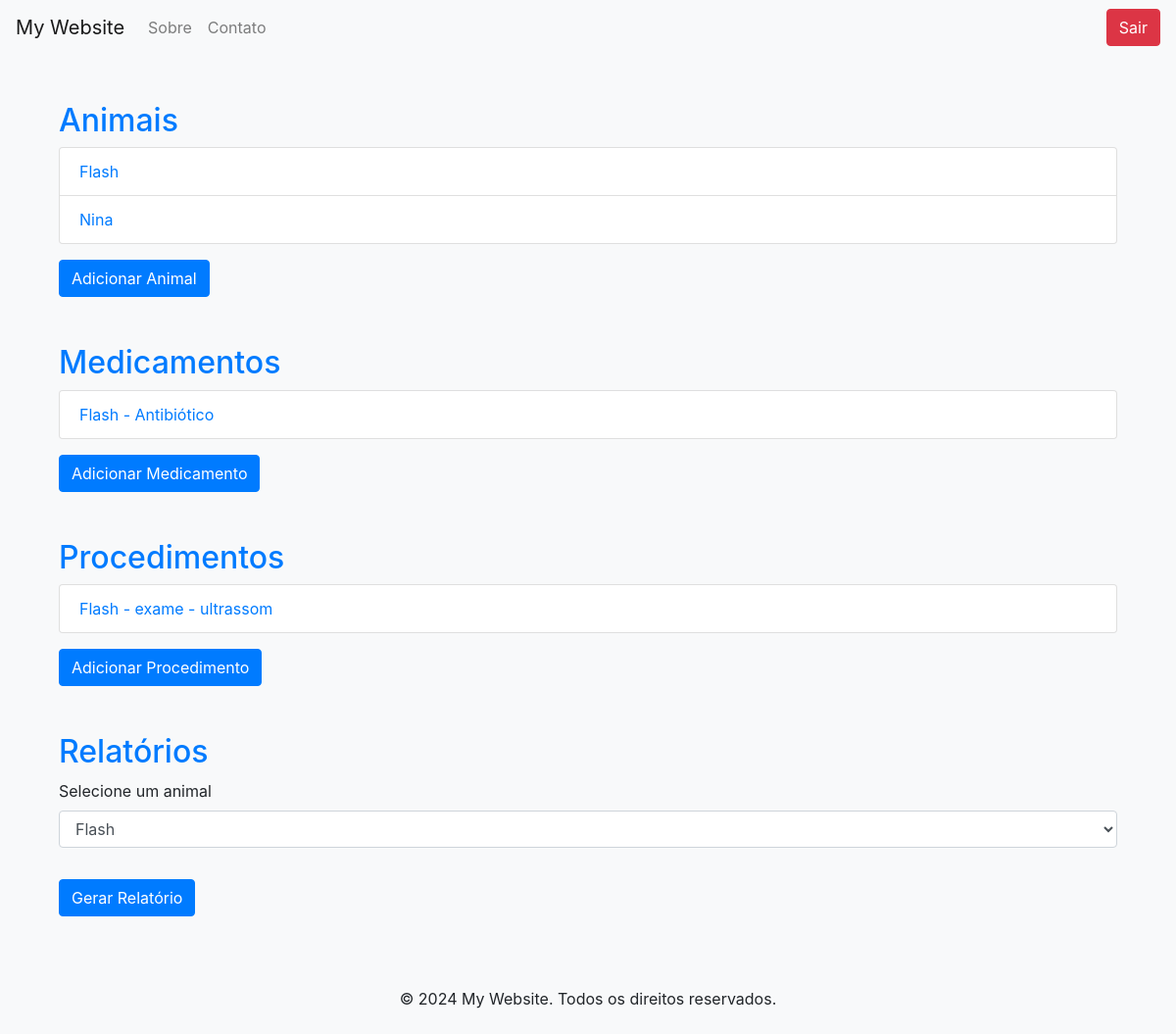
The app's page /read/ (signed in), older data.
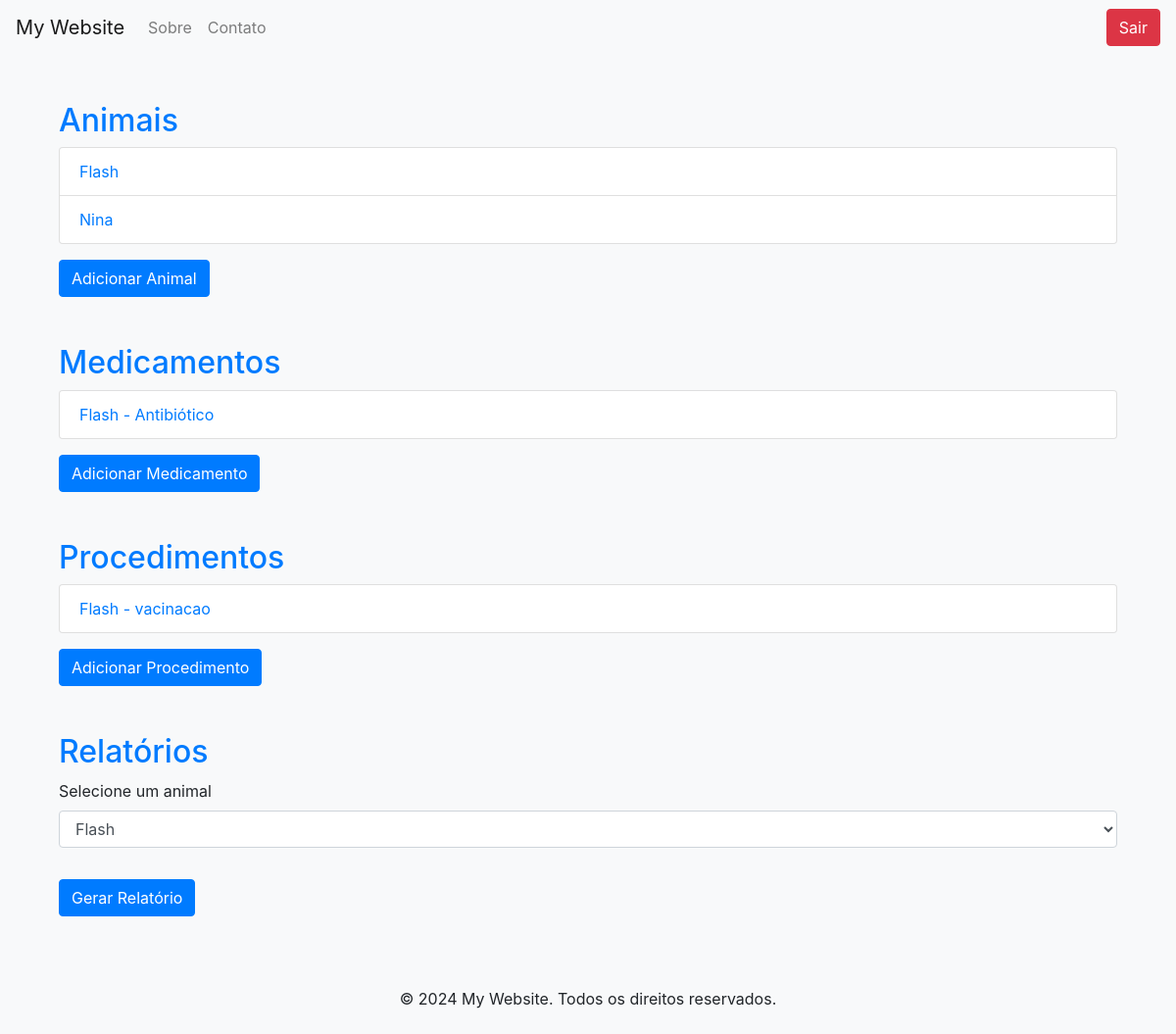
The same page, newer data.
### accounts/models.py (models this page shows, shortened)
class Procedimento(models.Model):
  procedimento = [
      ('vacinacao', 'Vacinação'),
      ('castracao', 'Castração'),
      ('lab', 'Exames laboratoriais'),
      ('imagem', 'Exames de imagem'),
      ('tumor', 'Remoção de tumores'),
      ('limpeza', 'Limpeza dental'),
      ('cirurgia', 'Cirurgia'),
    ]
  tipo_procedimento = models.CharField(max_length=100, choices=procedimento, default='1')
  data = models.DateTimeField()
  veterinario_responsavel = models.CharField(max_length=100, verbose_name='Veterinário responsável')
  observacao = models.CharField(max_length=100, verbose_name='Observação')
  animal = models.ForeignKey(DadosAnimal, on_delete=models.CASCADE, related_name='procedimentos', default='1')

class DadosAnimal(models.Model):
    sexo = [
    ('m', 'M'),
    ('f', 'F'),
    ]
    chip = [
        ('s', 'SIM'),
        ('n', 'NÃO'),
    ]
    nome = models.CharField(max_length=100)
    tipo_animal = models.CharField(max_length=100)
    raca = models.CharField(max_length=100)
    sexo = models.CharField(max_length=100, choices=sexo, default='1')
    nascimento = models.DateTimeField()
    peso = models.DecimalField(max_digits=5, decimal_places=2)
    cor = models.CharField(max_length=100)
    microchip = models.CharField(max_length=100, choices=chip, default='1')
    data_entrada = models.DateTimeField()
    tutor = models.CharField(max_length=100)
    telefone = models.CharField( max_length=15, validators=[RegexValidator(regex=r'^\+?1?\d{9,15}$')])
    endereco = models.CharField(max_length=100)
    def __str__(self):
        return self.nome

### accounts/views.py (the view)
# urls.py: path('read/', views.read, name='read'),
@login_required
def read(request):
    dic = {}
    dic['dados_animal'] = DadosAnimal.objects.all()
    dic['dados_medicamento'] = Medicamento.objects.all()
    dic['dados_procedimento'] = Procedimento.objects.all()
    dic['animais'] = DadosAnimal.objects.all()
    return render(request, 'registration/read.html', dic)

### accounts/templates/registration/read.html (shortened to what this page needs)
<!DOCTYPE html>
<html lang="en">
<head>
    {% extends 'base.html' %}
{% block content %}
<body class="bg-light">
    <div class="container mt-5">
        <h2 class="text-primary">Animais</h2>
        <ul class="list-group mb-3">
            {% for animal in dados_animal %}
                <li class="list-group-item d-flex justify-content-between align-items-center">
                    <a href="{% url 'update' animal.id %}">{{ animal.nome }}</a>
                </li>
            {% endfor %}
        </ul>
        <a href="{% url 'cadastro' %}" class="btn btn-primary mb-5">Adicionar Animal</a>
        <h2 class="text-primary">Medicamentos</h2>
        <ul class="list-group mb-3">
            {% for medicamento in dados_medicamento %}
                <li class="list-group-item d-flex justify-content-between align-items-center">
                    <a href="{% url 'update_medicamento' medicamento.id %}">{{ medicamento.animal }} - {{ medicamento.medicamento }}</a>
                </li>
            {% endfor %}
        </ul>
        <a href="{% url 'cadastro_medicamento' %}" class="btn btn-primary mb-5">Adicionar Medicamento</a>
        <h2 class="text-primary">Procedimentos</h2>
        <ul class="list-group mb-3">
            {% for procedimento in dados_procedimento %}
                <li class="list-group-item d-flex justify-content-between align-items-center">
                    <a href="{% url 'update_procedimento' procedimento.id %}">{{ procedimento.animal }} - {{ procedimento.tipo_procedimento }}</a>
                </li>
            {% endfor %}
        </ul>
        <a href="{% url 'cadastro_procedimento' %}" class="btn btn-primary mb-5">Adicionar Procedimento</a>
        <h2 class="text-primary">Relatórios</h2>
        <form method="GET" action="{% url 'relatorio' %}">
            <div class="form-group">
                <label for="animalSelect">Selecione um animal</label>
                <select class="form-control" id="animalSelect" name="animal_id">
                    {% for animal in dados_animal %}
                        <option value="{{ animal.id }}">{{ animal.nome }}</option>
                    {% endfor %}
                </select>
            </div>
            <button type="submit" class="btn btn-primary mt-3">Gerar Relatório</button>
        </form>
    </div>
{% endblock %}

Row changes from the older to the newer data that the page shows:
changed Procedimento "Flash": tipo_procedimento "exame - ultrassom" → "vacinacao"
